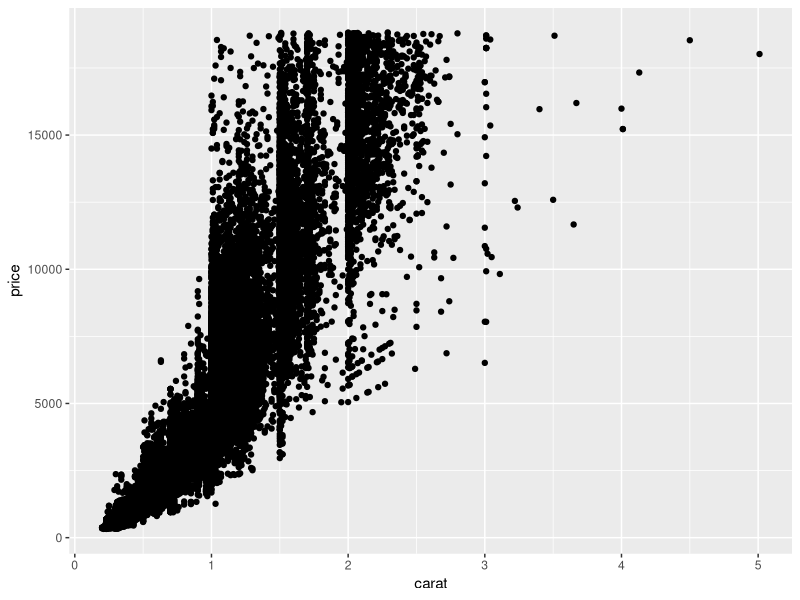
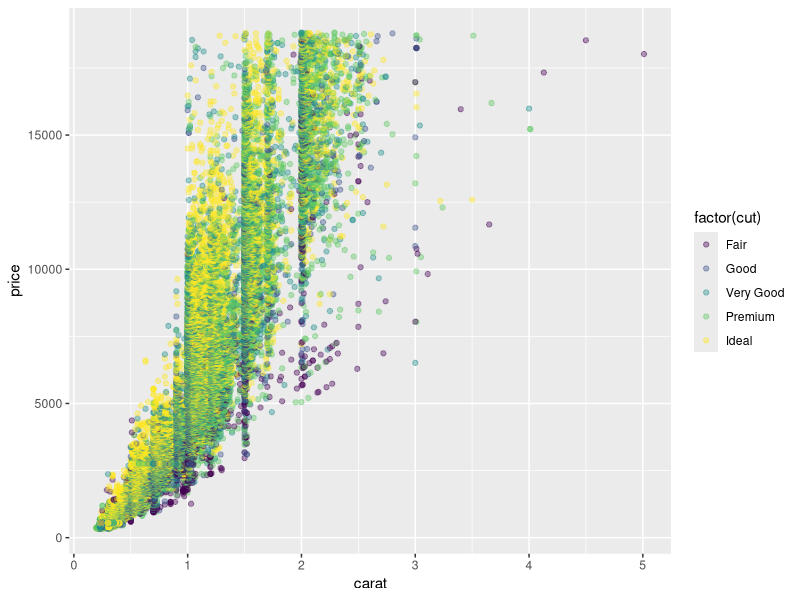

R code for these plots, in order:
## ---- chunk 1
library(tidyverse)
## ---- chunk 2
## TASK: Plot `price` vs `carat` below
## Your code here!
diamonds %>%
  ggplot(aes(x = carat, y = price)) +
  geom_point()
## ---- chunk 3
## TASK: Plot `price`, `carat`, and `cut` below
## Your code here!

diamonds %>% 
  ggplot(aes(carat, price)) +
  geom_point(aes(color = factor(cut)), alpha = 0.4)


